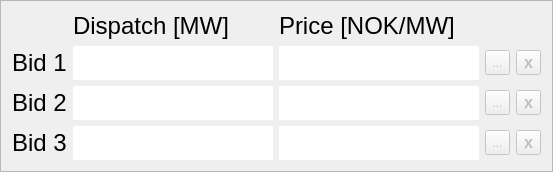
                     <widget class="QFrame" name="market_QFrame_bids">
                      <property name="styleSheet">
                       <string notr="true"/>
                      </property>
                      <property name="frameShape">
                       <enum>QFrame::StyledPanel</enum>
                      </property>
                      <property name="frameShadow">
                       <enum>QFrame::Raised</enum>
                      </property>
                      <layout class="QVBoxLayout" name="verticalLayout_12">
                       <item>
                        <layout class="QGridLayout" name="gridLayout_11">
                         <property name="bottomMargin">
                          <number>0</number>
                         </property>
                         <property name="horizontalSpacing">
                          <number>6</number>
                         </property>
                         <item row="3" column="4">
                          <widget class="QToolButton" name="market_button_delete_bid3">
                           <property name="enabled">
                            <bool>false</bool>
                           </property>
                           <property name="minimumSize">
                            <size>
                             <width>25</width>
                             <height>25</height>
                            </size>
                           </property>
                           <property name="maximumSize">
                            <size>
                             <width>25</width>
                             <height>25</height>
                            </size>
                           </property>
                           <property name="font">
                            <font>
                             <pointsize>12</pointsize>
                             <weight>75</weight>
                             <bold>true</bold>
                            </font>
                           </property>
                           <property name="styleSheet">
                            <string notr="true"/>
                           </property>
                           <property name="text">
                            <string>x</string>
                           </property>
                          </widget>
                         </item>
                         <item row="1" column="4">
                          <widget class="QToolButton" name="market_button_delete_bid1">
                           <property name="enabled">
                            <bool>false</bool>
                           </property>
                           <property name="minimumSize">
                            <size>
                             <width>25</width>
                             <height>25</height>
                            </size>
                           </property>
                           <property name="maximumSize">
                            <size>
                             <width>25</width>
                             <height>25</height>
                            </size>
                           </property>
                           <property name="font">
                            <font>
                             <pointsize>12</pointsize>
                             <weight>75</weight>
                             <bold>true</bold>
                            </font>
                           </property>
                           <property name="styleSheet">
                            <string notr="true"/>
                           </property>
                           <property name="text">
                            <string>x</string>
                           </property>
                          </widget>
                         </item>
                         <item row="2" column="4">
                          <widget class="QToolButton" name="market_button_delete_bid2">
                           <property name="enabled">
                            <bool>false</bool>
                           </property>
                           <property name="minimumSize">
                            <size>
                             <width>25</width>
                             <height>25</height>
                            </size>
                           </property>
                           <property name="maximumSize">
                            <size>
                             <width>25</width>
                             <height>25</height>
                            </size>
                           </property>
                           <property name="font">
                            <font>
                             <pointsize>12</pointsize>
                             <weight>75</weight>
                             <bold>true</bold>
                            </font>
                           </property>
                           <property name="styleSheet">
                            <string notr="true"/>
                           </property>
                           <property name="text">
                            <string>x</string>
                           </property>
                          </widget>
                         </item>
                         <item row="0" column="2">
                          <widget class="QLabel" name="label_147">
                           <property name="font">
                            <font>
                             <pointsize>18</pointsize>
                            </font>
                           </property>
                           <property name="styleSheet">
                            <string notr="true"/>
                           </property>
                           <property name="text">
                            <string>Price [NOK/MW]</string>
                           </property>
                          </widget>
                         </item>
                         <item row="0" column="4">
                          <widget class="QLabel" name="label_148">
                           <property name="font">
                            <font>
                             <pointsize>12</pointsize>
                            </font>
                           </property>
                           <property name="text">
                            <string/>
                           </property>
                          </widget>
                         </item>
                         <item row="0" column="1">
                          <widget class="QLabel" name="label_146">
                           <property name="font">
                            <font>
                             <pointsize>18</pointsize>
                            </font>
                           </property>
                           <property name="styleSheet">
                            <string notr="true"/>
                           </property>
                           <property name="text">
                            <string>Dispatch [MW]</string>
                           </property>
                          </widget>
                         </item>
                         <item row="2" column="2">
                          <widget class="QLineEdit" name="market_lineEdit_price_bid2">
                           <property name="maximumSize">
                            <size>
                             <width>200</width>
                             <height>16777215</height>
                            </size>
                           </property>
                           <property name="font">
                            <font>
                             <pointsize>18</pointsize>
                            </font>
                           </property>
                           <property name="styleSheet">
                            <string notr="true"/>
                           </property>
                           <property name="frame">
                            <bool>false</bool>
                           </property>
                           <property name="readOnly">
                            <bool>true</bool>
                           </property>
                          </widget>
                         </item>
                         <item row="2" column="1">
                          <widget class="QLineEdit" name="market_lineEdit_dispatch_bid2">
                           <property name="maximumSize">
                            <size>
                             <width>200</width>
                             <height>16777215</height>
                            </size>
                           </property>
                           <property name="font">
                            <font>
                             <pointsize>18</pointsize>
                            </font>
                           </property>
                           <property name="styleSheet">
                            <string notr="true"/>
                           </property>
                           <property name="frame">
                            <bool>false</bool>
                           </property>
                           <property name="readOnly">
                            <bool>true</bool>
                           </property>
                          </widget>
                         </item>
                         <item row="1" column="1">
                          <widget class="QLineEdit" name="market_lineEdit_dispatch_bid1">
                           <property name="maximumSize">
                            <size>
                             <width>200</width>
                             <height>16777215</height>
                            </size>
                           </property>
                           <property name="font">
                            <font>
                             <pointsize>18</pointsize>
                            </font>
                           </property>
                           <property name="styleSheet">
                            <string notr="true"/>
                           </property>
                           <property name="inputMethodHints">
                            <set>Qt::ImhUppercaseOnly</set>
                           </property>
                           <property name="frame">
                            <bool>false</bool>
                           </property>
                           <property name="readOnly">
                            <bool>true</bool>
                           </property>
                           <property name="clearButtonEnabled">
                            <bool>false</bool>
                           </property>
                          </widget>
                         </item>
                         <item row="3" column="1">
                          <widget class="QLineEdit" name="market_lineEdit_dispatch_bid3">
                           <property name="maximumSize">
                            <size>
                             <width>200</width>
                             <height>16777215</height>
                            </size>
                           </property>
                           <property name="font">
                            <font>
                             <pointsize>18</pointsize>
                            </font>
                           </property>
                           <property name="styleSheet">
                            <string notr="true"/>
                           </property>
                           <property name="frame">
                            <bool>false</bool>
                           </property>
                           <property name="readOnly">
                            <bool>true</bool>
                           </property>
                          </widget>
                         </item>
                         <item row="3" column="2">
                          <widget class="QLineEdit" name="market_lineEdit_price_bid3">
                           <property name="maximumSize">
                            <size>
                             <width>200</width>
                             <height>16777215</height>
                            </size>
                           </property>
                           <property name="font">
                            <font>
                             <pointsize>18</pointsize>
                            </font>
                           </property>
                           <property name="styleSheet">
                            <string notr="true"/>
                           </property>
                           <property name="frame">
                            <bool>false</bool>
                           </property>
                           <property name="readOnly">
                            <bool>true</bool>
                           </property>
                          </widget>
                         </item>
                         <item row="0" column="0">
                          <widget class="QLabel" name="label_152">
                           <property name="font">
                            <font>
                             <pointsize>18</pointsize>
                            </font>
                           </property>
                           <property name="text">
                            <string/>
                           </property>
                          </widget>
                         </item>
                         <item row="1" column="0">
                          <widget class="QLabel" name="label_149">
                           <property name="sizePolicy">
                            <sizepolicy hsizetype="Fixed" vsizetype="Preferred">
                             <horstretch>0</horstretch>
                             <verstretch>0</verstretch>
                            </sizepolicy>
                           </property>
                           <property name="maximumSize">
                            <size>
                             <width>16777215</width>
                             <height>16777215</height>
                            </size>
                           </property>
                           <property name="font">
                            <font>
                             <pointsize>18</pointsize>
                            </font>
                           </property>
                           <property name="styleSheet">
                            <string notr="true"/>
                           </property>
                           <property name="text">
                            <string>Bid 1</string>
                           </property>
                          </widget>
                         </item>
                         <item row="1" column="2">
                          <widget class="QLineEdit" name="market_lineEdit_price_bid1">
                           <property name="maximumSize">
                            <size>
                             <width>200</width>
                             <height>16777215</height>
                            </size>
                           </property>
                           <property name="font">
                            <font>
                             <pointsize>18</pointsize>
                            </font>
                           </property>
                           <property name="styleSheet">
                            <string notr="true"/>
                           </property>
                           <property name="frame">
                            <bool>false</bool>
                           </property>
                           <property name="readOnly">
                            <bool>true</bool>
                           </property>
                          </widget>
                         </item>
                         <item row="2" column="0">
                          <widget class="QLabel" name="label_150">
                           <property name="font">
                            <font>
                             <pointsize>18</pointsize>
                            </font>
                           </property>
                           <property name="styleSheet">
                            <string notr="true"/>
                           </property>
                           <property name="text">
                            <string>Bid 2</string>
                           </property>
                          </widget>
                         </item>
                         <item row="3" column="0">
                          <widget class="QLabel" name="label_151">
                           <property name="font">
                            <font>
                             <pointsize>18</pointsize>
                            </font>
                           </property>
                           <property name="styleSheet">
                            <string notr="true"/>
                           </property>
                           <property name="text">
                            <string>Bid 3</string>
                           </property>
                          </widget>
                         </item>
                         <item row="1" column="3">
                          <widget class="QToolButton" name="market_button_accept_bid1">
                           <property name="enabled">
                            <bool>false</bool>
                           </property>
                           <property name="minimumSize">
                            <size>
                             <width>25</width>
                             <height>25</height>
                            </size>
                           </property>
                           <property name="maximumSize">
                            <size>
                             <width>25</width>
                             <height>25</height>
                            </size>
                           </property>
                           <property name="text">
                            <string>...</string>
                           </property>
                           <property name="icon">
                            <iconset>
                             <normaloff>../Resources/Check_arrow_black.png</normaloff>../Resources/Check_arrow_black.png</iconset>
                           </property>
                          </widget>
                         </item>
                         <item row="2" column="3">
                          <widget class="QToolButton" name="market_button_accept_bid2">
                           <property name="enabled">
                            <bool>false</bool>
                           </property>
                           <property name="minimumSize">
                            <size>
                             <width>25</width>
                             <height>25</height>
                            </size>
                           </property>
                           <property name="maximumSize">
                            <size>
                             <width>25</width>
                             <height>25</height>
                            </size>
                           </property>
                           <property name="text">
                            <string>...</string>
                           </property>
                           <property name="icon">
                            <iconset>
                             <normaloff>../Resources/Check_arrow_black.png</normaloff>../Resources/Check_arrow_black.png</iconset>
                           </property>
                          </widget>
                         </item>
                         <item row="3" column="3">
                          <widget class="QToolButton" name="market_button_accept_bid3">
                           <property name="enabled">
                            <bool>false</bool>
                           </property>
                           <property name="minimumSize">
                            <size>
                             <width>25</width>
                             <height>25</height>
                            </size>
                           </property>
                           <property name="maximumSize">
                            <size>
                             <width>25</width>
                             <height>25</height>
                            </size>
                           </property>
                           <property name="inputMethodHints">
                            <set>Qt::ImhNone</set>
                           </property>
                           <property name="text">
                            <string>...</string>
                           </property>
                           <property name="icon">
                            <iconset>
                             <normaloff>../Resources/Check_arrow_black.png</normaloff>../Resources/Check_arrow_black.png</iconset>
                           </property>
                          </widget>
                         </item>
                        </layout>
                       </item>
                      </layout>
                     </widget>
